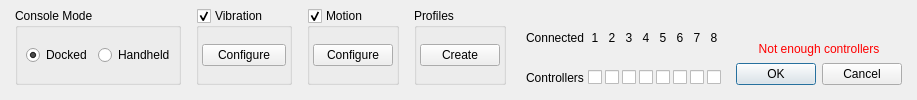
       <widget class="QWidget" name="bottomControllerApplet" native="true">
        <layout class="QHBoxLayout" name="horizontalLayout_6">
         <property name="spacing">
          <number>15</number>
         </property>
         <property name="leftMargin">
          <number>15</number>
         </property>
         <property name="topMargin">
          <number>8</number>
         </property>
         <property name="rightMargin">
          <number>15</number>
         </property>
         <property name="bottomMargin">
          <number>15</number>
         </property>
         <item>
          <widget class="QGroupBox" name="handheldGroup">
           <property name="maximumSize">
            <size>
             <width>16777215</width>
             <height>16777215</height>
            </size>
           </property>
           <property name="title">
            <string>Console Mode</string>
           </property>
           <layout class="QHBoxLayout" name="horizontalLayout_3">
            <property name="spacing">
             <number>6</number>
            </property>
            <property name="leftMargin">
             <number>8</number>
            </property>
            <property name="topMargin">
             <number>6</number>
            </property>
            <property name="rightMargin">
             <number>3</number>
            </property>
            <property name="bottomMargin">
             <number>6</number>
            </property>
            <item>
             <widget class="QRadioButton" name="radioDocked">
              <property name="text">
               <string>Docked</string>
              </property>
              <property name="checked">
               <bool>true</bool>
              </property>
             </widget>
            </item>
            <item>
             <widget class="QRadioButton" name="radioUndocked">
              <property name="text">
               <string>Handheld</string>
              </property>
             </widget>
            </item>
           </layout>
          </widget>
         </item>
         <item>
          <widget class="QGroupBox" name="vibrationGroup">
           <property name="title">
            <string>Vibration</string>
           </property>
           <property name="checkable">
            <bool>true</bool>
           </property>
           <layout class="QHBoxLayout" name="horizontalLayout_5">
            <property name="leftMargin">
             <number>3</number>
            </property>
            <property name="topMargin">
             <number>3</number>
            </property>
            <property name="rightMargin">
             <number>3</number>
            </property>
            <property name="bottomMargin">
             <number>3</number>
            </property>
            <item>
             <widget class="QPushButton" name="vibrationButton">
              <property name="minimumSize">
               <size>
                <width>68</width>
                <height>0</height>
               </size>
              </property>
              <property name="styleSheet">
               <string notr="true">min-width: 68px;</string>
              </property>
              <property name="text">
               <string>Configure</string>
              </property>
             </widget>
            </item>
           </layout>
          </widget>
         </item>
         <item>
          <widget class="QGroupBox" name="motionGroup">
           <property name="title">
            <string>Motion</string>
           </property>
           <property name="checkable">
            <bool>true</bool>
           </property>
           <layout class="QHBoxLayout" name="horizontalLayout_4">
            <property name="leftMargin">
             <number>3</number>
            </property>
            <property name="topMargin">
             <number>3</number>
            </property>
            <property name="rightMargin">
             <number>3</number>
            </property>
            <property name="bottomMargin">
             <number>3</number>
            </property>
            <item>
             <widget class="QPushButton" name="motionButton">
              <property name="minimumSize">
               <size>
                <width>68</width>
                <height>0</height>
               </size>
              </property>
              <property name="styleSheet">
               <string notr="true">min-width: 68px;</string>
              </property>
              <property name="text">
               <string>Configure</string>
              </property>
             </widget>
            </item>
           </layout>
          </widget>
         </item>
         <item>
          <widget class="QGroupBox" name="inputConfigGroup">
           <property name="title">
            <string>Profiles</string>
           </property>
           <layout class="QHBoxLayout" name="horizontalLayout_7">
            <property name="leftMargin">
             <number>3</number>
            </property>
            <property name="topMargin">
             <number>3</number>
            </property>
            <property name="rightMargin">
             <number>3</number>
            </property>
            <property name="bottomMargin">
             <number>3</number>
            </property>
            <item>
             <widget class="QPushButton" name="inputConfigButton">
              <property name="styleSheet">
               <string notr="true">min-width: 68px;</string>
              </property>
              <property name="text">
               <string>Create</string>
              </property>
             </widget>
            </item>
           </layout>
          </widget>
         </item>
         <item>
          <widget class="QWidget" name="connectedControllers" native="true">
           <layout class="QGridLayout" name="gridLayout_2">
            <property name="leftMargin">
             <number>5</number>
            </property>
            <property name="topMargin">
             <number>0</number>
            </property>
            <property name="rightMargin">
             <number>0</number>
            </property>
            <property name="bottomMargin">
             <number>0</number>
            </property>
            <property name="spacing">
             <number>3</number>
            </property>
            <item row="1" column="4">
             <widget class="QCheckBox" name="checkboxPlayer4Connected">
              <property name="text">
               <string/>
              </property>
             </widget>
            </item>
            <item row="1" column="0">
             <widget class="QLabel" name="labelControllers">
              <property name="text">
               <string>Controllers</string>
              </property>
             </widget>
            </item>
            <item row="1" column="2">
             <widget class="QCheckBox" name="checkboxPlayer2Connected">
              <property name="text">
               <string/>
              </property>
             </widget>
            </item>
            <item row="0" column="1">
             <widget class="QLabel" name="labelConnectedPlayer1">
              <property name="text">
               <string>1</string>
              </property>
              <property name="alignment">
               <set>Qt::AlignCenter</set>
              </property>
             </widget>
            </item>
            <item row="1" column="3">
             <widget class="QCheckBox" name="checkboxPlayer3Connected">
              <property name="text">
               <string/>
              </property>
             </widget>
            </item>
            <item row="1" column="1">
             <widget class="QCheckBox" name="checkboxPlayer1Connected">
              <property name="layoutDirection">
               <enum>Qt::LeftToRight</enum>
              </property>
              <property name="checked">
               <bool>false</bool>
              </property>
             </widget>
            </item>
            <item row="0" column="2">
             <widget class="QLabel" name="labelConnectedPlayer2">
              <property name="text">
               <string>2</string>
              </property>
              <property name="alignment">
               <set>Qt::AlignCenter</set>
              </property>
             </widget>
            </item>
            <item row="0" column="4">
             <widget class="QLabel" name="labelConnectedPlayer4">
              <property name="text">
               <string>4</string>
              </property>
              <property name="alignment">
               <set>Qt::AlignCenter</set>
              </property>
             </widget>
            </item>
            <item row="0" column="3">
             <widget class="QLabel" name="labelConnectedPlayer3">
              <property name="text">
               <string>3</string>
              </property>
              <property name="alignment">
               <set>Qt::AlignCenter</set>
              </property>
             </widget>
            </item>
            <item row="0" column="0">
             <widget class="QLabel" name="labelConnected">
              <property name="text">
               <string>Connected</string>
              </property>
             </widget>
            </item>
            <item row="1" column="7">
             <widget class="QCheckBox" name="checkboxPlayer7Connected">
              <property name="text">
               <string/>
              </property>
             </widget>
            </item>
            <item row="0" column="5">
             <widget class="QLabel" name="labelConnectedPlayer5">
              <property name="text">
               <string>5</string>
              </property>
              <property name="alignment">
               <set>Qt::AlignCenter</set>
              </property>
             </widget>
            </item>
            <item row="1" column="6">
             <widget class="QCheckBox" name="checkboxPlayer6Connected">
              <property name="text">
               <string/>
              </property>
             </widget>
            </item>
            <item row="0" column="7">
             <widget class="QLabel" name="labelConnectedPlayer7">
              <property name="text">
               <string>7</string>
              </property>
              <property name="alignment">
               <set>Qt::AlignCenter</set>
              </property>
             </widget>
            </item>
            <item row="1" column="5">
             <widget class="QCheckBox" name="checkboxPlayer5Connected">
              <property name="text">
               <string/>
              </property>
             </widget>
            </item>
            <item row="0" column="6">
             <widget class="QLabel" name="labelConnectedPlayer6">
              <property name="text">
               <string>6</string>
              </property>
              <property name="alignment">
               <set>Qt::AlignCenter</set>
              </property>
             </widget>
            </item>
            <item row="0" column="8">
             <widget class="QLabel" name="labelConnectedPlayer8">
              <property name="text">
               <string>8</string>
              </property>
              <property name="alignment">
               <set>Qt::AlignCenter</set>
              </property>
             </widget>
            </item>
            <item row="1" column="8">
             <widget class="QCheckBox" name="checkboxPlayer8Connected">
              <property name="text">
               <string/>
              </property>
             </widget>
            </item>
           </layout>
          </widget>
         </item>
         <item>
          <spacer name="controllerAppletHorizontalSpacer">
           <property name="orientation">
            <enum>Qt::Horizontal</enum>
           </property>
           <property name="sizeHint" stdset="0">
            <size>
             <width>0</width>
             <height>20</height>
            </size>
           </property>
          </spacer>
         </item>
         <item alignment="Qt::AlignBottom">
          <widget class="QWidget" name="closeButtons" native="true">
           <layout class="QVBoxLayout" name="verticalLayout_46">
            <property name="spacing">
             <number>7</number>
            </property>
            <property name="leftMargin">
             <number>0</number>
            </property>
            <property name="topMargin">
             <number>0</number>
            </property>
            <property name="rightMargin">
             <number>0</number>
            </property>
            <property name="bottomMargin">
             <number>0</number>
            </property>
            <item>
             <widget class="QLabel" name="labelError">
              <property name="enabled">
               <bool>true</bool>
              </property>
              <property name="styleSheet">
               <string notr="true">QLabel { color : red; }</string>
              </property>
              <property name="text">
               <string>Not enough controllers</string>
              </property>
              <property name="alignment">
               <set>Qt::AlignCenter</set>
              </property>
              <property name="margin">
               <number>0</number>
              </property>
             </widget>
            </item>
            <item>
             <widget class="QDialogButtonBox" name="buttonBox">
              <property name="enabled">
               <bool>true</bool>
              </property>
              <property name="standardButtons">
               <set>QDialogButtonBox::Cancel|QDialogButtonBox::Ok</set>
              </property>
             </widget>
            </item>
           </layout>
          </widget>
         </item>
        </layout>
       </widget>
